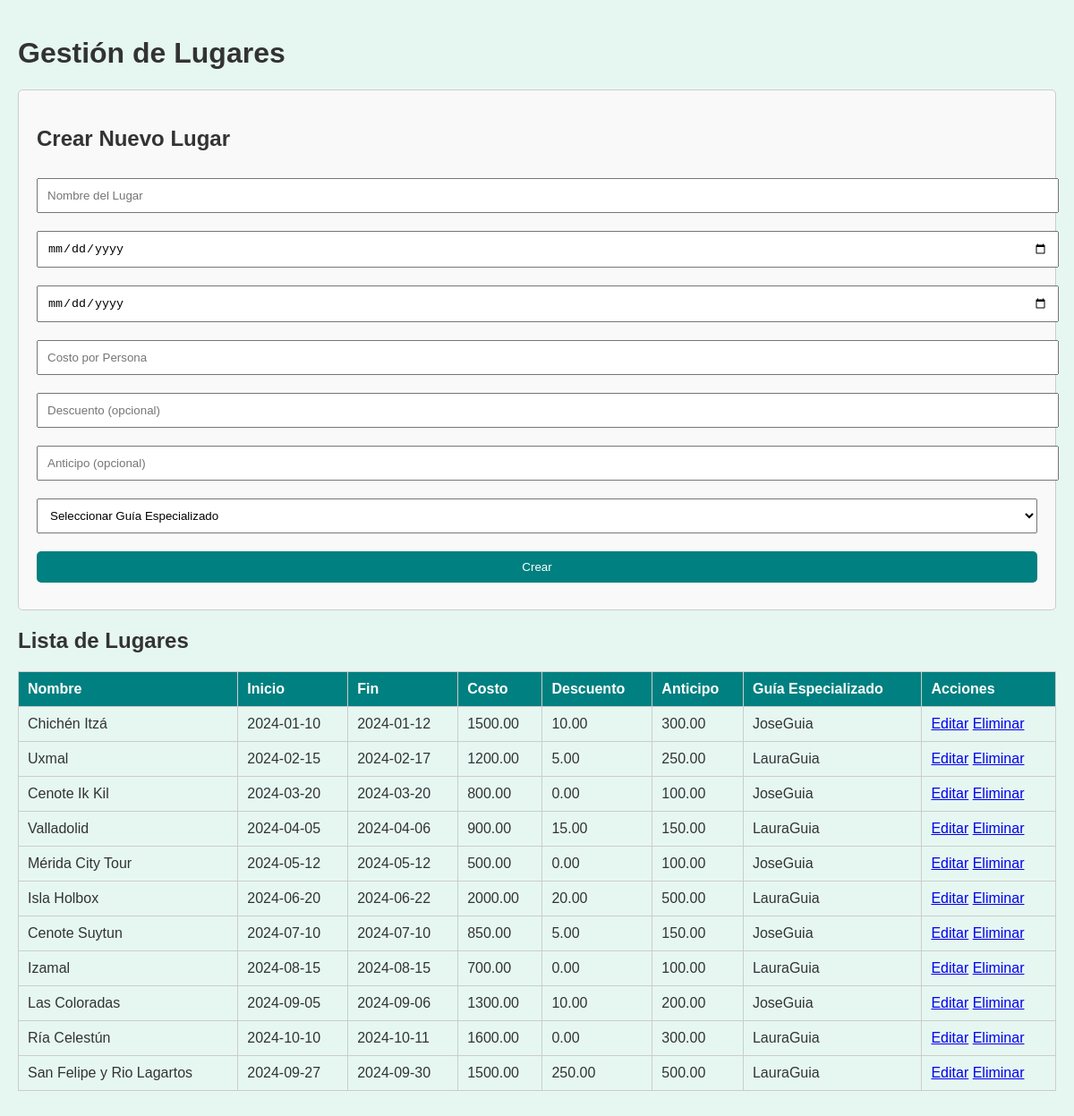
The app's page /lugares.php with its own data.
### tables this page shows
CREATE TABLE `lugares` (
  `id` int NOT NULL,
  `nombre_lugar` varchar(100) NOT NULL,
  `fecha_inicio` date NOT NULL,
  `fecha_fin` date NOT NULL,
  `costo_por_persona` decimal(10,2) NOT NULL,
  `descuento` decimal(5,2) DEFAULT '0.00',
  `anticipo` decimal(10,2) DEFAULT NULL,
  `guia_especializado` int DEFAULT NULL
);

CREATE TABLE `clientes` (
  `id` int NOT NULL,
  `rol` enum('admin','usuario','guia') NOT NULL,
  `nombre_usuario` varchar(50) NOT NULL,
  `correo` varchar(100) NOT NULL,
  `contrasena` varchar(255) NOT NULL
);

### lugares.php (the view, shortened to what this page needs)
<?php
include 'conexion.php';
$result = $conn->query("SELECT l.*, c.nombre_usuario AS guia_nombre
                        FROM lugares l
                        LEFT JOIN clientes c ON l.guia_especializado = c.id");
?>
<!DOCTYPE html>
<html lang="es">
<head>
</head>
<body>
<h1>Gestión de Lugares</h1>
<div class="form-container">
    <h2>Crear Nuevo Lugar</h2>
    <form method="POST" action="">
        <input type="text" name="nombre_lugar" placeholder="Nombre del Lugar" required>
        <input type="date" name="fecha_inicio" required>
        <input type="date" name="fecha_fin" required>
        <input type="number" step="0.01" name="costo_por_persona" placeholder="Costo por Persona" required>
        <input type="number" step="0.01" name="descuento" placeholder="Descuento (opcional)">
        <input type="number" step="0.01" name="anticipo" placeholder="Anticipo (opcional)">
        <select name="guia_especializado">
            <option value="">Seleccionar Guía Especializado</option>
        </select>
        <button type="submit" name="create">Crear</button>
    </form>
</div>
<h2>Lista de Lugares</h2>
<table>
    <tr>
        <th>Nombre</th>
        <th>Inicio</th>
        <th>Fin</th>
        <th>Costo</th>
        <th>Descuento</th>
        <th>Anticipo</th>
        <th>Guía Especializado</th>
        <th>Acciones</th>
    </tr>
    <?php while ($row = $result->fetch_assoc()): ?>
    <tr>
        <td><?php echo $row['nombre_lugar']; ?></td>
        <td><?php echo $row['fecha_inicio']; ?></td>
        <td><?php echo $row['fecha_fin']; ?></td>
        <td><?php echo $row['costo_por_persona']; ?></td>
        <td><?php echo $row['descuento'] ?: "N/A"; ?></td>
        <td><?php echo $row['anticipo'] ?: "N/A"; ?></td>
        <td><?php echo $row['guia_nombre'] ?: "Sin Asignar"; ?></td>
        <td>
            <a href="?edit=<?php echo $row['id']; ?>">Editar</a>
            <a href="?delete=<?php echo $row['id']; ?>" onclick="return confirm('¿Seguro que deseas eliminar este lugar?');">Eliminar</a>
        </td>
    </tr>
    <?php endwhile; ?>
</table>
</body>
</html>

### lugares.php (style rules this page uses)
body { font-family: Arial, sans-serif; background-color: #e6f7f2; color: #333; margin: 0; padding: 20px; }
table { width: 100%; border-collapse: collapse; margin-bottom: 20px; }
table, th, td { border: 1px solid #ccc; }
th, td { padding: 10px; text-align: left; }
th { background-color: #008080; color: white; }
button { background-color: #008080; color: white; border: none; padding: 10px 15px; cursor: pointer; border-radius: 5px; }
.form-container { background-color: #f9f9f9; padding: 20px; border: 1px solid #ccc; border-radius: 5px; margin-bottom: 20px; }
.form-container input, .form-container select, .form-container button { width: 100%; margin: 10px 0; padding: 10px; }

### records on screen
lugares: nombre_lugar "Chichén Itzá", fecha_inicio "2024-01-10", fecha_fin "2024-01-12", costo_por_persona "1500.00", descuento "10.00", anticipo "300.00", guia_especializado.nombre_usuario "JoseGuia"
lugares: nombre_lugar "Uxmal", fecha_inicio "2024-02-15", fecha_fin "2024-02-17", costo_por_persona "1200.00", descuento "5.00", anticipo "250.00", guia_especializado.nombre_usuario "LauraGuia"
lugares: nombre_lugar "Cenote Ik Kil", fecha_inicio "2024-03-20", fecha_fin "2024-03-20", costo_por_persona "800.00", descuento "0.00", anticipo "100.00", guia_especializado.nombre_usuario "JoseGuia"
lugares: nombre_lugar "Valladolid", fecha_inicio "2024-04-05", fecha_fin "2024-04-06", costo_por_persona "900.00", descuento "15.00", anticipo "150.00", guia_especializado.nombre_usuario "LauraGuia"
lugares: nombre_lugar "Mérida City Tour", fecha_inicio "2024-05-12", fecha_fin "2024-05-12", costo_por_persona "500.00", descuento "0.00", anticipo "100.00", guia_especializado.nombre_usuario "JoseGuia"
lugares: nombre_lugar "Isla Holbox", fecha_inicio "2024-06-20", fecha_fin "2024-06-22", costo_por_persona "2000.00", descuento "20.00", anticipo "500.00", guia_especializado.nombre_usuario "LauraGuia"
lugares: nombre_lugar "Cenote Suytun", fecha_inicio "2024-07-10", fecha_fin "2024-07-10", costo_por_persona "850.00", descuento "5.00", anticipo "150.00", guia_especializado.nombre_usuario "JoseGuia"
lugares: nombre_lugar "Izamal", fecha_inicio "2024-08-15", fecha_fin "2024-08-15", costo_por_persona "700.00", descuento "0.00", anticipo "100.00", guia_especializado.nombre_usuario "LauraGuia"
lugares: nombre_lugar "Las Coloradas", fecha_inicio "2024-09-05", fecha_fin "2024-09-06", costo_por_persona "1300.00", descuento "10.00", anticipo "200.00", guia_especializado.nombre_usuario "JoseGuia"
lugares: nombre_lugar "Ría Celestún", fecha_inicio "2024-10-10", fecha_fin "2024-10-11", costo_por_persona "1600.00", descuento "0.00", anticipo "300.00", guia_especializado.nombre_usuario "LauraGuia"
lugares: nombre_lugar "San Felipe y Rio Lagartos", fecha_inicio "2024-09-27", fecha_fin "2024-09-30", costo_por_persona "1500.00", descuento "250.00", anticipo "500.00", guia_especializado.nombre_usuario "LauraGuia"
